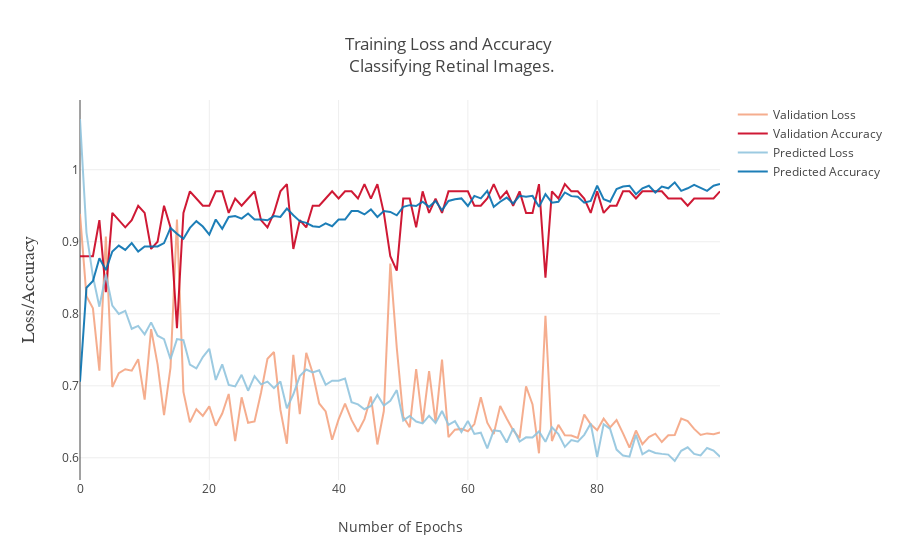

Notebook source saved alongside this figure:
### Code cell
N = epochs_num #Number of epochs in training

val_loss = go.Scatter(x=np.arange(0, N),y=train_model.history['val_loss'],
                name = "Validation Loss",line = dict(color = '#f4a582'),opacity = 0.9)

val_acc = go.Scatter(x=np.arange(0, N),y=train_model.history['val_acc'],
                name = "Validation Accuracy",line = dict(color = '#ca0020'),opacity = 0.9)

loss = go.Scatter(x=np.arange(0, N),y=train_model.history['loss'],
                name = "Predicted Loss",line = dict(color = '#92c5de'),opacity = 0.9)

acc = go.Scatter(x=np.arange(0, N),y=train_model.history['acc'],name = "Predicted Accuracy",
                line = dict(color = '#0571b0'),opacity = 0.9)

data = [val_loss,val_acc,loss,acc]


layout = go.Layout(title='Training Loss and Accuracy <br> Classifying Retinal Images.',
                yaxis=dict(title='Loss/Accuracy</b>',ticks='',showticklabels=True,showgrid=True,
                titlefont=dict(family='Arial, sans-serif',size=18))
                ,xaxis=dict(title='Number of Epochs',ticks='',tickangle=0))

fig = dict(data=data, layout=layout)
py.iplot(fig, filename = "Training Loss and Accuracy on Dataset")
